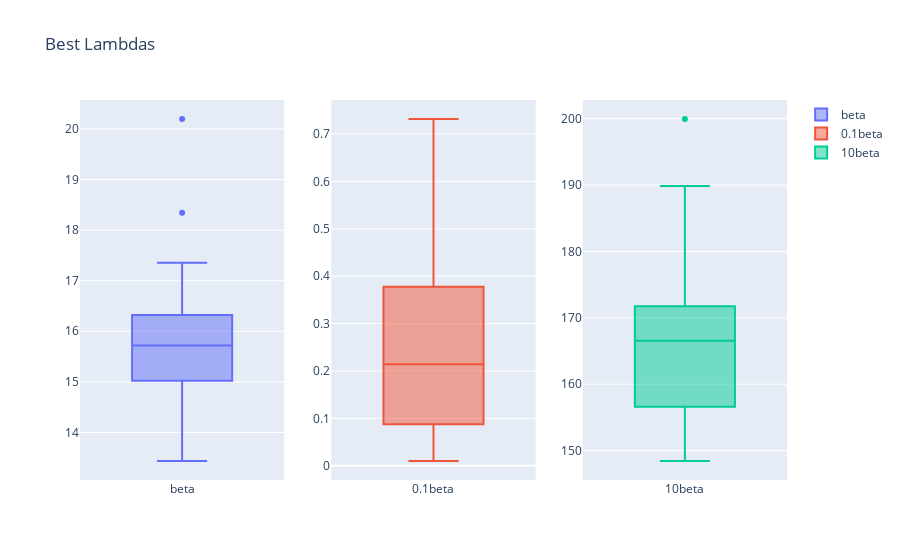

Write notebook code for a chart like this one.
### Code cell
fig = make_subplots(rows=1, cols=3)
trace1= go.Box(
    y=best_lambda[0],
    name='beta'
)
trace2= go.Box(
    y=best_lambda[1],
    name='0.1beta'
)
trace3= go.Box(
    y=best_lambda[2],
    name='10beta'
)

fig.append_trace(trace1, row = 1, col = 1)
fig.append_trace(trace2, row = 1, col = 2)
fig.append_trace(trace3, row = 1, col = 3)

fig.update_layout(
    title='Best Lambdas')

fig.show()

### Figure 1 — Plotly figure (JSON) as saved in the notebook; plotly's stock layout.template omitted (floating-point values rounded to 4 significant figures)
{"data": [{"name": "beta", "type": "box", "xaxis": "x", "y": [15.71, 14.46, 15.65, 15.83, 15.9, 17.03, 15.51, 20.2, 15.59, 15.09, 18.34, 15.7, 16.75, 13.44, 14.74, 17.36, 16.53, 14.42, 15.94, 14.59, 16.26, 15.95, 14.82, 16.01, 15.72], "yaxis": "y"}, {"name": "0.1beta", "type": "box", "xaxis": "x2", "y": [0.0763, 0.1811, 0.5643, 0.09121, 0.3928, 0.0398, 0.3727, 0.3685, 0.2271, 0.06732, 0.7237, 0.3462, 0.2141, 0.09515, 0.5812, 0.25, 0.01951, 0.01009, 0.1644, 0.5467, 0.05541, 0.174, 0.2868, 0.1317, 0.7318], "yaxis": "y2"}, {"name": "10beta", "type": "box", "xaxis": "x3", "y": [179.2, 156.4, 169.3, 156.0, 164.7, 169.8, 172.9, 156.7, 160.0, 165.9, 170.7, 161.1, 148.4, 154.6, 189.2, 200.0, 166.6, 167.3, 181.9, 165.7, 171.4, 151.3, 154.5, 189.9, 167.4], "yaxis": "y3"}], "layout": {"autosize": true, "title": {"text": "Best Lambdas"}, "xaxis": {"anchor": "y", "autorange": true, "domain": [0, 0.2889], "range": [-0.5, 0.5], "type": "category"}, "xaxis2": {"anchor": "y2", "autorange": true, "domain": [0.3556, 0.6444], "range": [-0.5, 0.5], "type": "category"}, "xaxis3": {"anchor": "y3", "autorange": true, "domain": [0.7111, 1], "range": [-0.5, 0.5], "type": "category"}, "yaxis": {"anchor": "x", "autorange": true, "domain": [0, 1], "range": [13.06, 20.57], "type": "linear"}, "yaxis2": {"anchor": "x2", "autorange": true, "domain": [0, 1], "range": [-0.03, 0.7719], "type": "linear"}, "yaxis3": {"anchor": "x3", "autorange": true, "domain": [0, 1], "range": [145.6, 202.8], "type": "linear"}}}
